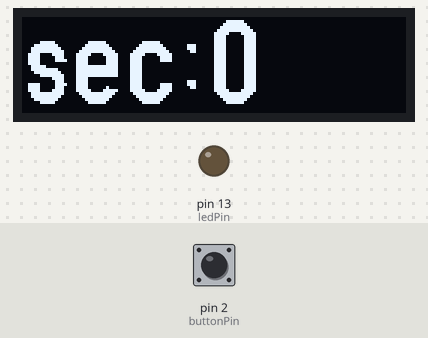
Recording of a sketch running on a simulated Arduino Uno, built with avr-gcc and run on an emulated ATmega328P. Shown: 128×32 one-colour display, output pins drawn as LEDs (lit = HIGH). Dashed ring = blinking. The inputs (shaded band) are chosen by the test bench; at power-on: pin 2 (buttonPin) LOW.

Above: at 1.2 s.
1.3 s: pin 2 (buttonPin) pulled HIGH for 0.15 s
At 2.2 s:
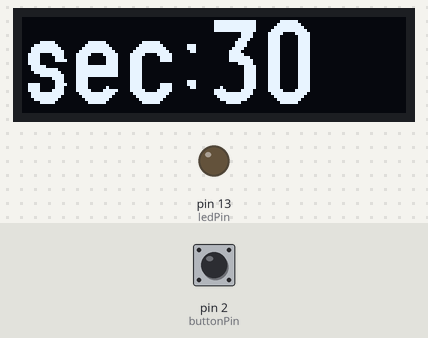
3.9 s: pin 2 (buttonPin) pulled HIGH for 1 s
At 6.7 s:
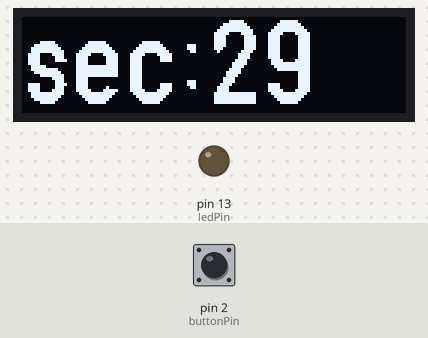
At 32.15 s:
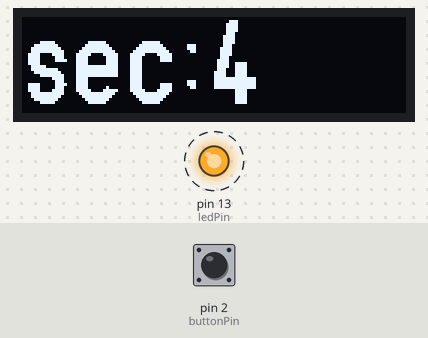
Timing chart, 0 to 33.5 s (numbered marks = the images above; inputs shaded):
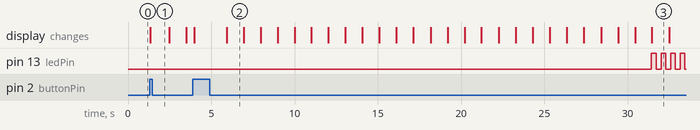

Measured:
- after the input at 1.3 s, the display: changes at once (image 1)
- what the display in image 2 shows lasts 1.1 s, from 5.9 s to 7.0 s

The sketch:

lab13B3.ino
```cpp
#include <Arduino.h>
#include <U8g2lib.h>

U8G2_SSD1306_128X32_UNIVISION_F_HW_I2C u8g2(U8G2_R2);
int time_sec = 0;
char str [20];
const int buttonPin = 2;
const int ledPin =  13;

int buttonState = 0;
bool ledState = 0;

unsigned long last_time;
unsigned long blink_time;

void setup(void) {
   u8g2.begin();

   pinMode(ledPin, OUTPUT);
   pinMode(buttonPin, INPUT);
}

void loop() {
  // put your main code here, to run repeatedly:
  buttonState = digitalRead(buttonPin);

  // check if the pushbutton is pressed. If it is, the buttonState is HIGH:
  if (buttonState == HIGH) {
    time_sec = 30;
    last_time = millis();
  }

  if(millis()-last_time>1000) {
    if(time_sec > 0) {
      time_sec--;
    }
    last_time = millis();
  }

  if(time_sec < 5 && time_sec > 0) {
    blink();
  } else {
    digitalWrite(ledPin, LOW);
  }


  sprintf(str,"sec:%d", time_sec);

  u8g2.clearBuffer();          // clear the internal memory
  u8g2.setFont(u8g2_font_logisoso28_tr);  // choose a suitable font at https://github.com/olikraus/u8g2/wiki/fntlistall
  u8g2.drawStr(0,29,str);  // write something to the internal memory
  u8g2.sendBuffer();         // transfer internal memory to the display
  delay(10);
}

void blink() {
  if(millis()-blink_time > 250) {
    blink_time=millis();
  } else {
    return;
  }

  if(ledState == 0) {
    digitalWrite(ledPin, HIGH);
    ledState = 1;
  } else {
    digitalWrite(ledPin, LOW);
    ledState = 0;
  }
}
```
